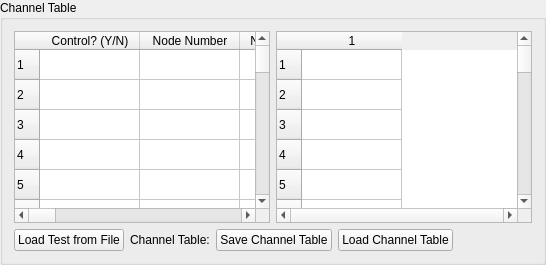
         <widget class="QGroupBox" name="channel_table_groupbox">
          <property name="title">
           <string>Channel Table</string>
          </property>
          <layout class="QVBoxLayout" name="verticalLayout_3">
           <item>
            <layout class="QHBoxLayout" name="table_layout">
             <item>
              <widget class="QTableWidget" name="channel_table">
               <property name="verticalScrollBarPolicy">
                <enum>Qt::ScrollBarAlwaysOn</enum>
               </property>
               <property name="horizontalScrollBarPolicy">
                <enum>Qt::ScrollBarAlwaysOn</enum>
               </property>
               <property name="rowCount">
                <number>500</number>
               </property>
               <attribute name="horizontalHeaderDefaultSectionSize">
                <number>100</number>
               </attribute>
               <row>
                <property name="text">
                 <string>1</string>
                </property>
               </row>
               <row>
                <property name="text">
                 <string>2</string>
                </property>
               </row>
               <row>
                <property name="text">
                 <string>3</string>
                </property>
               </row>
               <row>
                <property name="text">
                 <string>4</string>
                </property>
               </row>
               <row>
                <property name="text">
                 <string>5</string>
                </property>
               </row>
               <row>
                <property name="text">
                 <string>6</string>
                </property>
               </row>
               <row>
                <property name="text">
                 <string>7</string>
                </property>
               </row>
               <row>
                <property name="text">
                 <string>8</string>
                </property>
               </row>
               <row>
                <property name="text">
                 <string>9</string>
                </property>
               </row>
               <row>
                <property name="text">
                 <string>10</string>
                </property>
               </row>
               <row>
                <property name="text">
                 <string>11</string>
                </property>
               </row>
               <row>
                <property name="text">
                 <string>12</string>
                </property>
               </row>
               <row>
                <property name="text">
                 <string>13</string>
                </property>
               </row>
               <row>
                <property name="text">
                 <string>14</string>
                </property>
               </row>
               <row>
                <property name="text">
                 <string>15</string>
                </property>
               </row>
               <row>
                <property name="text">
                 <string>16</string>
                </property>
               </row>
               <row>
                <property name="text">
                 <string>17</string>
                </property>
               </row>
               <row>
                <property name="text">
                 <string>18</string>
                </property>
               </row>
               <row>
                <property name="text">
                 <string>19</string>
                </property>
               </row>
               <row>
                <property name="text">
                 <string>20</string>
                </property>
               </row>
               <row>
                <property name="text">
                 <string>21</string>
                </property>
               </row>
               <row>
                <property name="text">
                 <string>22</string>
                </property>
               </row>
               <row>
                <property name="text">
                 <string>23</string>
                </property>
               </row>
               <row>
                <property name="text">
                 <string>24</string>
                </property>
               </row>
               <row>
                <property name="text">
                 <string>25</string>
                </property>
               </row>
               <row>
                <property name="text">
                 <string>26</string>
                </property>
               </row>
               <row>
                <property name="text">
                 <string>27</string>
                </property>
               </row>
               <row>
                <property name="text">
                 <string>28</string>
                </property>
               </row>
               <row>
                <property name="text">
                 <string>30</string>
                </property>
               </row>
               <row/>
               <row/>
               <row/>
               <row/>
               <row/>
               <row/>
               <row/>
               <row/>
               <row/>
               <row/>
               <row/>
               <row/>
               <row/>
               <row/>
               <row/>
               <row/>
               <row/>
               <row/>
               <row/>
               <row/>
               <row/>
               <row/>
               <row/>
               <row/>
               <row/>
               <row/>
               <row/>
               <row/>
               <row/>
               <row/>
               <row/>
               <row/>
               <row/>
               <row/>
               <row/>
               <row/>
               <row/>
               <row/>
               <row/>
               <row/>
               <row/>
               <row/>
               <row/>
               <row/>
               <row/>
               <row/>
               <row/>
               <row/>
               <row/>
               <row/>
               <row/>
               <row/>
               <row/>
               <row/>
               <row/>
               <row/>
               <row/>
               <row/>
               <row/>
               <row/>
               <row/>
               <row/>
               <row/>
               <row/>
               <row/>
               <row/>
               <row/>
               <row/>
               <row/>
               <row/>
               <row/>
               <row/>
               <row/>
               <row/>
               <row/>
               <row/>
               <row/>
               <row/>
               <row/>
               <row/>
               <row/>
               <row/>
               <row/>
               <row/>
               <row/>
               <row/>
               <row/>
               <row/>
               <row/>
               <row/>
               <row/>
               <row/>
               <row/>
               <row/>
               <row/>
               <row/>
               <row/>
               <row/>
               <row/>
               <row/>
               <row/>
               <row/>
               <row/>
               <row/>
               <row/>
               <row/>
               <row/>
               <row/>
               <row/>
               <row/>
               <row/>
               <row/>
               <row/>
               <row/>
               <row/>
               <row/>
               <row/>
               <row/>
               <row/>
               <row/>
               <row/>
               <row/>
               <row/>
               <row/>
               <row/>
               <row/>
               <row/>
               <row/>
               <row/>
               <row/>
               <row/>
               <row/>
               <row/>
               <row/>
               <row/>
               <row/>
               <row/>
               <row/>
               <row/>
               <row/>
               <row/>
               <row/>
               <row/>
               <row/>
               <row/>
               <row/>
               <row/>
               <row/>
               <row/>
               <row/>
               <row/>
               <row/>
               <row/>
               <row/>
               <row/>
               <row/>
               <row/>
               <row/>
               <row/>
               <row/>
               <row/>
               <row/>
               <row/>
               <row/>
               <row/>
               <row/>
               <row/>
               <row/>
               <row/>
               <row/>
               <row/>
               <row/>
               <row/>
               <row/>
               <row/>
               <row/>
               <row/>
               <row/>
               <row/>
               <row/>
               <row/>
               <row/>
               <row/>
               <row/>
               <row/>
               <row/>
               <row/>
               <row/>
               <row/>
               <row/>
               <row/>
               <row/>
               <row/>
               <row/>
               <row/>
               <row/>
               <row/>
               <row/>
               <row/>
               <row/>
               <row/>
               <row/>
               <row/>
               <row/>
               <row/>
               <row/>
               <row/>
               <row/>
               <row/>
               <row/>
               <row/>
               <row/>
               <row/>
               <row/>
               <row/>
               <row/>
               <row/>
               <row/>
               <row/>
               <row/>
               <row/>
               <row/>
               <row/>
               <row/>
               <row/>
               <row/>
               <row/>
               <row/>
               <row/>
               <row/>
               <row/>
               <row/>
               <row/>
               <row/>
               <row/>
               <row/>
               <row/>
               <row/>
               <row/>
               <row/>
               <row/>
               <row/>
               <row/>
               <row/>
               <row/>
               <row/>
               <row/>
               <row/>
               <row/>
               <row/>
               <row/>
               <row/>
               <row/>
               <row/>
               <row/>
               <row/>
               <row/>
               <row/>
               <row/>
               <row/>
               <row/>
               <row/>
               <row/>
               <row/>
               <row/>
               <row/>
               <row/>
               <row/>
               <row/>
               <row/>
               <row/>
               <row/>
               <row/>
               <row/>
               <row/>
               <row/>
               <row/>
               <row/>
               <row/>
               <row/>
               <row/>
               <row/>
               <row/>
               <row/>
               <row/>
               <row/>
               <row/>
               <row/>
               <row/>
               <row/>
               <row/>
               <row/>
               <row/>
               <row/>
               <row/>
               <row/>
               <row/>
               <row/>
               <row/>
               <row/>
               <row/>
               <row/>
               <row/>
               <row/>
               <row/>
               <row/>
               <row/>
               <row/>
               <row/>
               <row/>
               <row/>
               <row/>
               <row/>
               <row/>
               <row/>
               <row/>
               <row/>
               <row/>
               <row/>
               <row/>
               <row/>
               <row/>
               <row/>
               <row/>
               <row/>
               <row/>
               <row/>
               <row/>
               <row/>
               <row/>
               <row/>
               <row/>
               <row/>
               <row/>
               <row/>
               <row/>
               <row/>
               <row/>
               <row/>
               <row/>
               <row/>
               <row/>
               <row/>
               <row/>
               <row/>
               <row/>
               <row/>
               <row/>
               <row/>
               <row/>
               <row/>
               <row/>
               <row/>
               <row/>
               <row/>
               <row/>
               <row/>
               <row/>
               <row/>
               <row/>
               <row/>
               <row/>
               <row/>
               <row/>
               <row/>
               <row/>
               <row/>
               <row/>
               <row/>
               <row/>
               <row/>
               <row/>
               <row/>
               <row/>
               <row/>
               <row/>
               <row/>
               <row/>
               <row/>
               <row/>
               <row/>
               <row/>
               <row/>
               <row/>
               <row/>
               <row/>
               <row/>
               <row/>
               <row/>
               <row/>
               <row/>
               <row/>
               <row/>
               <row/>
               <row/>
               <row/>
               <row/>
               <row/>
               <row/>
               <row/>
               <row/>
               <row/>
               <row/>
               <row/>
               <row/>
               <row/>
               <row/>
               <row/>
               <row/>
               <row/>
               <row/>
               <row/>
               <row/>
               <row/>
               <row/>
               <row/>
               <row/>
               <row/>
               <row/>
               <row/>
               <row/>
               <row/>
               <row/>
               <row/>
               <row/>
               <row/>
               <row/>
               <row/>
               <row/>
               <row/>
               <row/>
               <row/>
               <row/>
               <row/>
               <row/>
               <row/>
               <row/>
               <row/>
               <row/>
               <row/>
               <row/>
               <row/>
               <row/>
               <row/>
               <row/>
               <row/>
               <row/>
               <row/>
               <row/>
               <row/>
               <row/>
               <row/>
               <row/>
               <row/>
               <row/>
               <row/>
               <row/>
               <row/>
               <row/>
               <row/>
               <row/>
               <row/>
               <row/>
               <row/>
               <row/>
               <row/>
               <row/>
               <row/>
               <row/>
               <row/>
               <row/>
               <column>
                <property name="text">
                 <string>Control? (Y/N)</string>
                </property>
               </column>
               <column>
                <property name="text">
                 <string>Node Number</string>
                </property>
               </column>
               <column>
                <property name="text">
                 <string>Node Direction</string>
                </property>
               </column>
               <column>
                <property name="text">
                 <string>Comment</string>
                </property>
               </column>
               <column>
                <property name="text">
                 <string>Serial Number</string>
                </property>
               </column>
               <column>
                <property name="text">
                 <string>Triax DoF</string>
                </property>
               </column>
               <column>
                <property name="text">
                 <string>Sensitivity (mV/EU)</string>
                </property>
               </column>
               <column>
                <property name="text">
                 <string>Engineering Unit</string>
                </property>
               </column>
               <column>
                <property name="text">
                 <string>Make</string>
                </property>
               </column>
               <column>
                <property name="text">
                 <string>Model</string>
                </property>
               </column>
               <column>
                <property name="text">
                 <string>Expiration</string>
                </property>
               </column>
               <column>
                <property name="text">
                 <string>Physical Device</string>
                </property>
               </column>
               <column>
                <property name="text">
                 <string>Physical Channel</string>
                </property>
               </column>
               <column>
                <property name="text">
                 <string>Channel Type</string>
                </property>
               </column>
               <column>
                <property name="text">
                 <string>Minimum Value (V)</string>
                </property>
               </column>
               <column>
                <property name="text">
                 <string>Maximum Value (V)</string>
                </property>
               </column>
               <column>
                <property name="text">
                 <string>Coupling</string>
                </property>
               </column>
               <column>
                <property name="text">
                 <string>Excitation Source</string>
                </property>
               </column>
               <column>
                <property name="text">
                 <string>Current Excitation (A)</string>
                </property>
               </column>
               <column>
                <property name="text">
                 <string>Feedback Device</string>
                </property>
               </column>
               <column>
                <property name="text">
                 <string>Feedback Channel</string>
                </property>
               </column>
              </widget>
             </item>
             <item>
              <widget class="QTableWidget" name="environment_channels_table">
               <property name="sizePolicy">
                <sizepolicy hsizetype="Minimum" vsizetype="Expanding">
                 <horstretch>0</horstretch>
                 <verstretch>0</verstretch>
                </sizepolicy>
               </property>
               <property name="verticalScrollBarPolicy">
                <enum>Qt::ScrollBarAlwaysOn</enum>
               </property>
               <property name="horizontalScrollBarPolicy">
                <enum>Qt::ScrollBarAlwaysOn</enum>
               </property>
               <property name="rowCount">
                <number>500</number>
               </property>
               <property name="columnCount">
                <number>1</number>
               </property>
               <attribute name="horizontalHeaderVisible">
                <bool>true</bool>
               </attribute>
               <attribute name="verticalHeaderVisible">
                <bool>true</bool>
               </attribute>
               <row/>
               <row/>
               <row/>
               <row/>
               <row/>
               <row/>
               <row/>
               <row/>
               <row/>
               <row/>
               <row/>
               <row/>
               <row/>
               <row/>
               <row/>
               <row/>
               <row/>
               <row/>
               <row/>
               <row/>
               <row/>
               <row/>
               <row/>
               <row/>
               <row/>
               <row/>
               <row/>
               <row/>
               <row/>
               <row/>
               <row/>
               <row/>
               <row/>
               <row/>
               <row/>
               <row/>
               <row/>
               <row/>
               <row/>
               <row/>
               <row/>
               <row/>
               <row/>
               <row/>
               <row/>
               <row/>
               <row/>
               <row/>
               <row/>
               <row/>
               <row/>
               <row/>
               <row/>
               <row/>
               <row/>
               <row/>
               <row/>
               <row/>
               <row/>
               <row/>
               <row/>
               <row/>
               <row/>
               <row/>
               <row/>
               <row/>
               <row/>
               <row/>
               <row/>
               <row/>
               <row/>
               <row/>
               <row/>
               <row/>
               <row/>
               <row/>
               <row/>
               <row/>
               <row/>
               <row/>
               <row/>
               <row/>
               <row/>
               <row/>
               <row/>
               <row/>
               <row/>
               <row/>
               <row/>
               <row/>
               <row/>
               <row/>
               <row/>
               <row/>
               <row/>
               <row/>
               <row/>
               <row/>
               <row/>
               <row/>
               <row/>
               <row/>
               <row/>
               <row/>
               <row/>
               <row/>
               <row/>
               <row/>
               <row/>
               <row/>
               <row/>
               <row/>
               <row/>
               <row/>
               <row/>
               <row/>
               <row/>
               <row/>
               <row/>
               <row/>
               <row/>
               <row/>
               <row/>
               <row/>
               <row/>
               <row/>
               <row/>
               <row/>
               <row/>
               <row/>
               <row/>
               <row/>
               <row/>
               <row/>
               <row/>
               <row/>
               <row/>
               <row/>
               <row/>
               <row/>
               <row/>
               <row/>
               <row/>
               <row/>
               <row/>
               <row/>
               <row/>
               <row/>
               <row/>
               <row/>
               <row/>
               <row/>
               <row/>
               <row/>
               <row/>
               <row/>
               <row/>
               <row/>
               <row/>
               <row/>
               <row/>
               <row/>
               <row/>
               <row/>
               <row/>
               <row/>
               <row/>
               <row/>
               <row/>
               <row/>
               <row/>
               <row/>
               <row/>
               <row/>
               <row/>
               <row/>
               <row/>
               <row/>
               <row/>
               <row/>
               <row/>
               <row/>
               <row/>
               <row/>
               <row/>
               <row/>
               <row/>
               <row/>
               <row/>
               <row/>
               <row/>
               <row/>
               <row/>
               <row/>
               <row/>
               <row/>
               <row/>
               <row/>
               <row/>
               <row/>
               <row/>
               <row/>
               <row/>
               <row/>
               <row/>
               <row/>
               <row/>
               <row/>
               <row/>
               <row/>
               <row/>
               <row/>
               <row/>
               <row/>
               <row/>
               <row/>
               <row/>
               <row/>
               <row/>
               <row/>
               <row/>
               <row/>
               <row/>
               <row/>
               <row/>
               <row/>
               <row/>
               <row/>
               <row/>
               <row/>
               <row/>
               <row/>
               <row/>
               <row/>
               <row/>
               <row/>
               <row/>
               <row/>
               <row/>
               <row/>
               <row/>
               <row/>
               <row/>
               <row/>
               <row/>
               <row/>
               <row/>
               <row/>
               <row/>
               <row/>
               <row/>
               <row/>
               <row/>
               <row/>
               <row/>
               <row/>
               <row/>
               <row/>
               <row/>
               <row/>
               <row/>
               <row/>
               <row/>
               <row/>
               <row/>
               <row/>
               <row/>
               <row/>
               <row/>
               <row/>
               <row/>
               <row/>
               <row/>
               <row/>
               <row/>
               <row/>
               <row/>
               <row/>
               <row/>
               <row/>
               <row/>
               <row/>
               <row/>
               <row/>
               <row/>
               <row/>
               <row/>
               <row/>
               <row/>
               <row/>
               <row/>
               <row/>
               <row/>
               <row/>
               <row/>
               <row/>
               <row/>
               <row/>
               <row/>
               <row/>
               <row/>
               <row/>
               <row/>
               <row/>
               <row/>
               <row/>
               <row/>
               <row/>
               <row/>
               <row/>
               <row/>
               <row/>
               <row/>
               <row/>
               <row/>
               <row/>
               <row/>
               <row/>
               <row/>
               <row/>
               <row/>
               <row/>
               <row/>
               <row/>
               <row/>
               <row/>
               <row/>
               <row/>
               <row/>
               <row/>
               <row/>
               <row/>
               <row/>
               <row/>
               <row/>
               <row/>
               <row/>
               <row/>
               <row/>
               <row/>
               <row/>
               <row/>
               <row/>
               <row/>
               <row/>
               <row/>
               <row/>
               <row/>
               <row/>
               <row/>
               <row/>
               <row/>
               <row/>
               <row/>
               <row/>
               <row/>
               <row/>
               <row/>
               <row/>
               <row/>
               <row/>
               <row/>
               <row/>
               <row/>
               <row/>
               <row/>
               <row/>
               <row/>
               <row/>
               <row/>
               <row/>
               <row/>
               <row/>
               <row/>
               <row/>
               <row/>
               <row/>
               <row/>
               <row/>
               <row/>
               <row/>
               <row/>
               <row/>
               <row/>
               <row/>
               <row/>
               <row/>
               <row/>
               <row/>
               <row/>
               <row/>
               <row/>
               <row/>
               <row/>
               <row/>
               <row/>
               <row/>
               <row/>
               <row/>
               <row/>
               <row/>
               <row/>
               <row/>
               <row/>
               <row/>
               <row/>
               <row/>
               <row/>
               <row/>
               <row/>
               <row/>
               <row/>
               <row/>
               <row/>
               <row/>
               <row/>
               <row/>
               <row/>
               <row/>
               <row/>
               <row/>
               <row/>
               <row/>
               <row/>
               <row/>
               <row/>
               <row/>
               <row/>
               <row/>
               <row/>
               <row/>
               <row/>
               <row/>
               <row/>
               <row/>
               <row/>
               <row/>
               <row/>
               <row/>
               <row/>
               <row/>
               <row/>
               <row/>
               <row/>
               <row/>
               <row/>
               <row/>
               <row/>
               <row/>
               <row/>
               <row/>
               <row/>
               <row/>
               <row/>
               <row/>
               <row/>
               <row/>
               <row/>
               <row/>
               <row/>
               <row/>
               <row/>
               <row/>
               <row/>
               <row/>
               <row/>
               <row/>
               <row/>
               <row/>
               <row/>
               <row/>
               <row/>
               <row/>
               <row/>
               <row/>
               <row/>
               <row/>
               <row/>
               <row/>
               <row/>
               <row/>
               <row/>
               <row/>
               <row/>
               <row/>
               <row/>
               <row/>
               <row/>
               <row/>
               <row/>
               <row/>
               <row/>
               <row/>
               <row/>
               <row/>
               <row/>
               <row/>
               <row/>
               <row/>
               <row/>
               <column/>
              </widget>
             </item>
            </layout>
           </item>
           <item>
            <layout class="QHBoxLayout" name="channel_table_button_layout">
             <item>
              <widget class="QPushButton" name="load_test_file_button">
               <property name="text">
                <string>Load Test from File</string>
               </property>
              </widget>
             </item>
             <item>
              <widget class="QLabel" name="channel_table_label">
               <property name="text">
                <string>Channel Table:</string>
               </property>
              </widget>
             </item>
             <item>
              <widget class="QPushButton" name="save_channel_table_button">
               <property name="text">
                <string>Save Channel Table</string>
               </property>
              </widget>
             </item>
             <item>
              <widget class="QPushButton" name="load_channel_table_button">
               <property name="text">
                <string>Load Channel Table</string>
               </property>
              </widget>
             </item>
             <item>
              <spacer name="channel_table_button_spacer">
               <property name="orientation">
                <enum>Qt::Horizontal</enum>
               </property>
               <property name="sizeHint" stdset="0">
                <size>
                 <width>40</width>
                 <height>20</height>
                </size>
               </property>
              </spacer>
             </item>
            </layout>
           </item>
          </layout>
         </widget>
